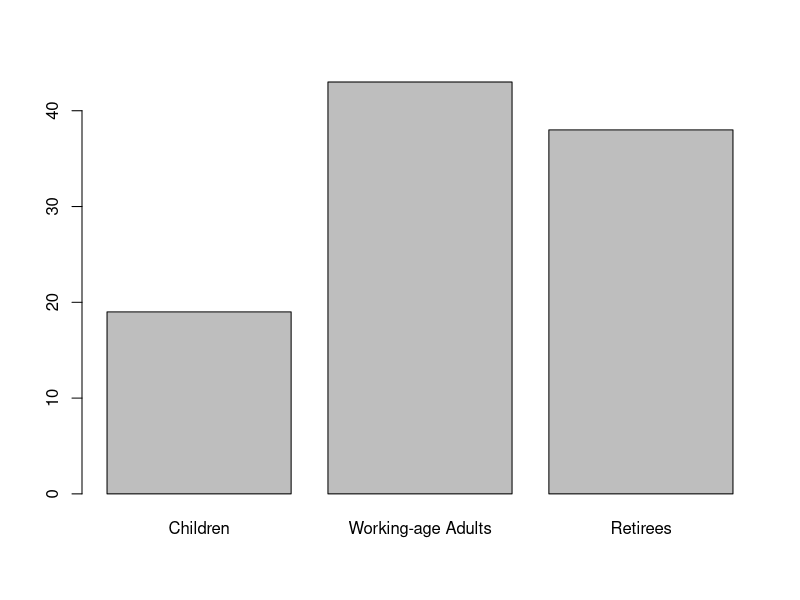
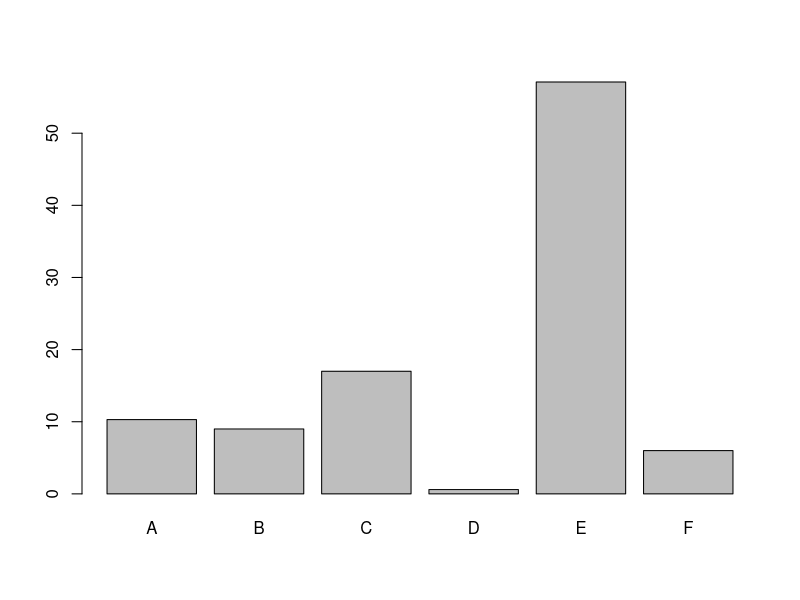
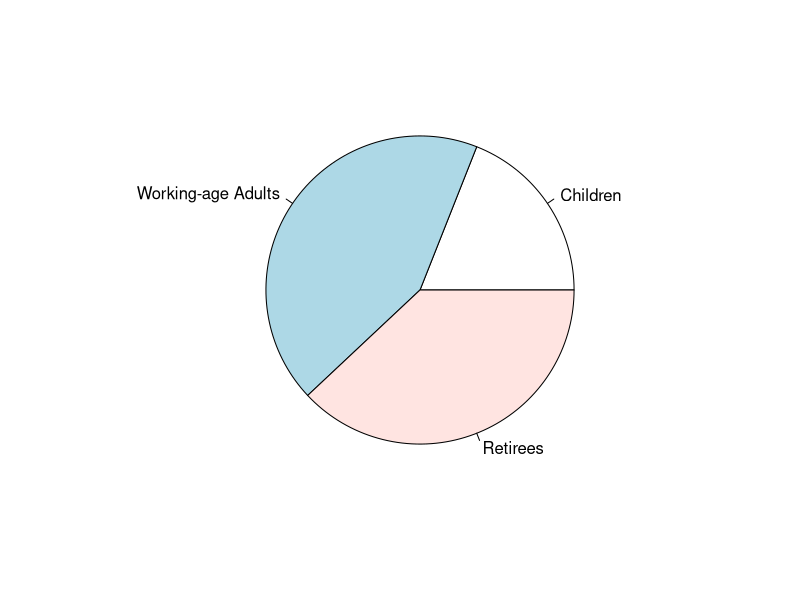
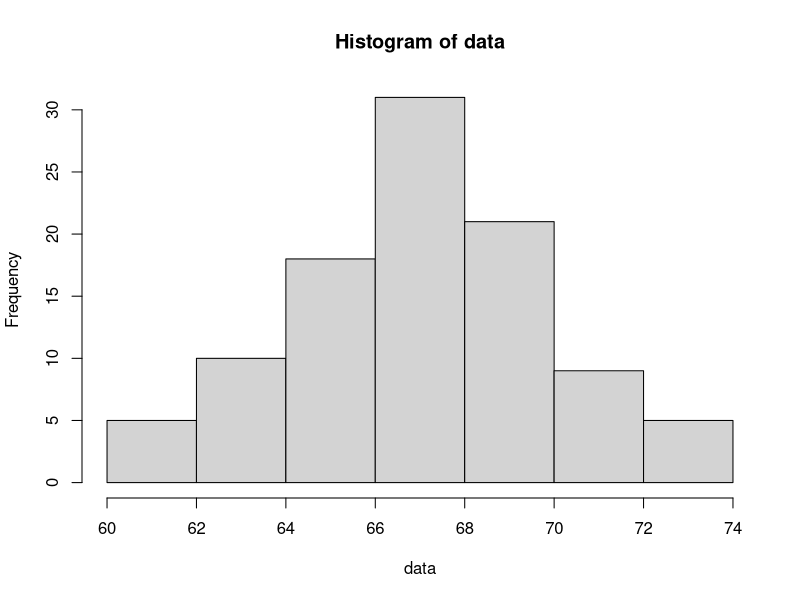
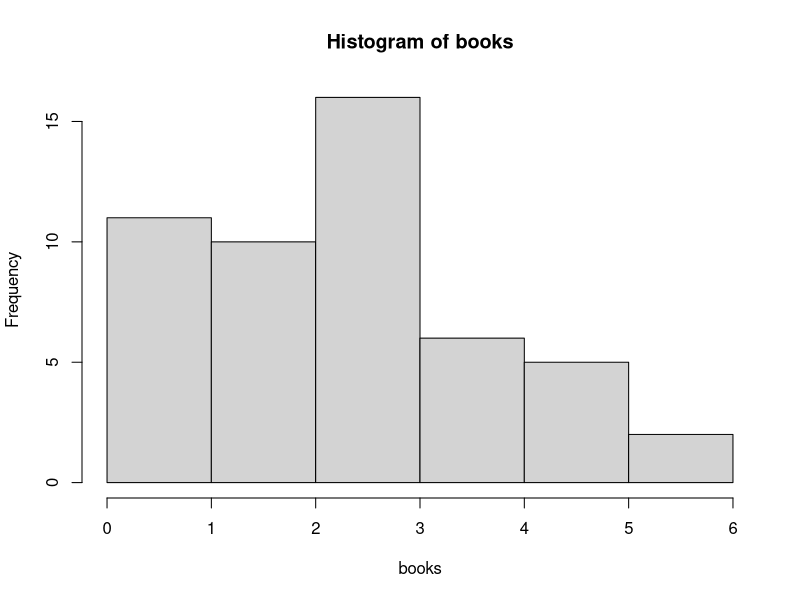
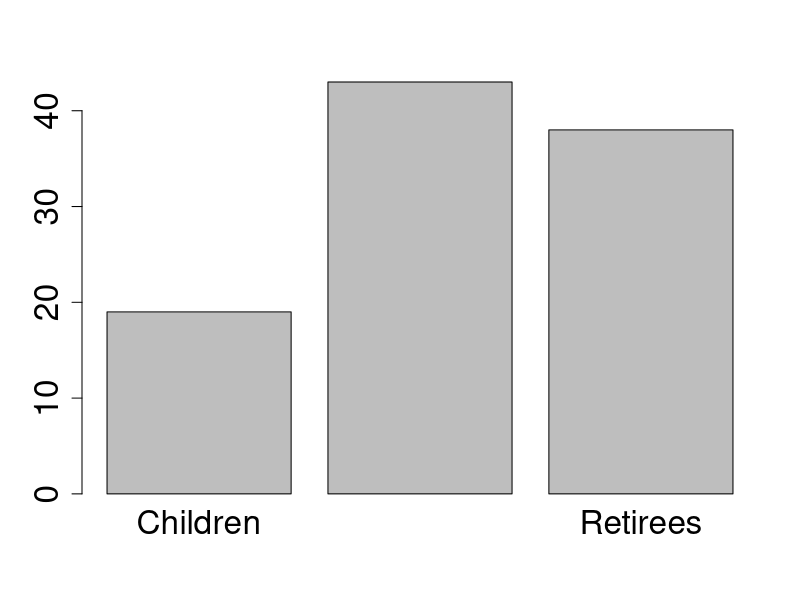
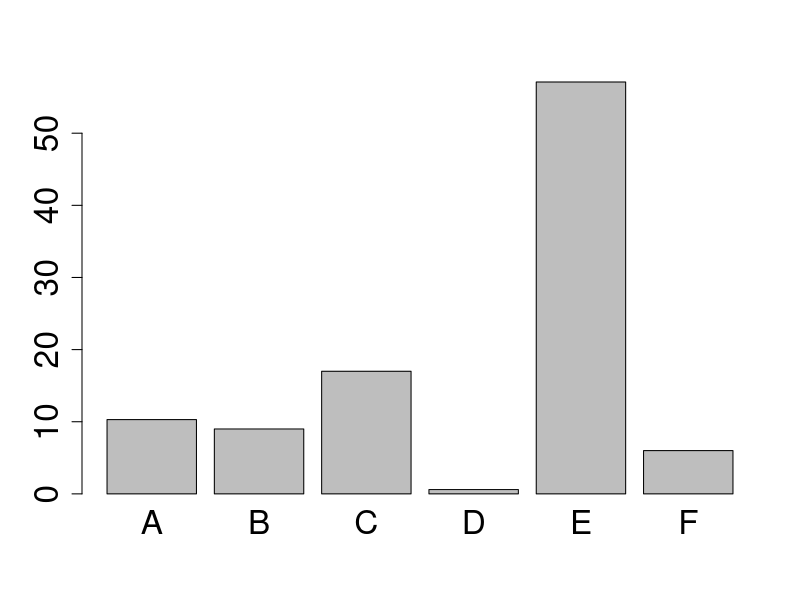
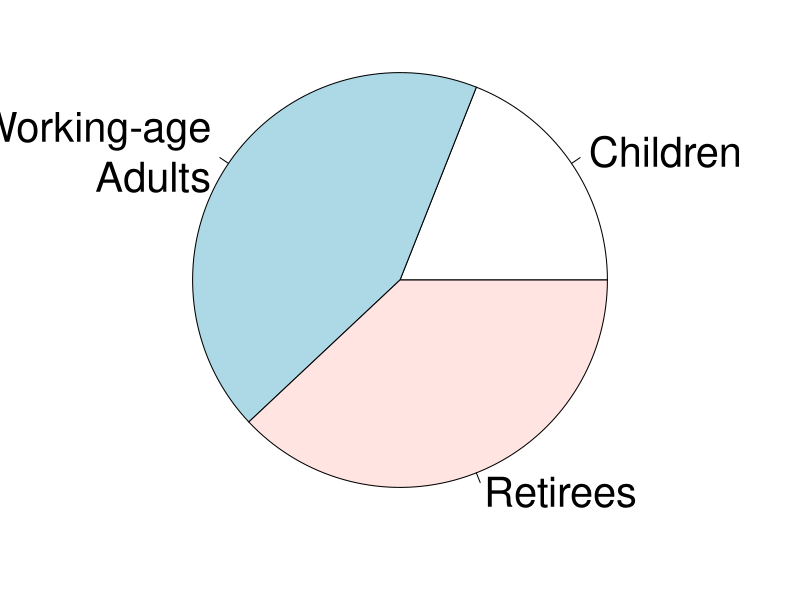

Here is the R script that generated these plots, in order:
# Relative Frequency for Face-to-Face Modality
42/75

# Relative Frequency for Online Modality
26/75

# Relative Frequency for Hybrid Modality
7/75

## To Do: Example Video with missing relative frequency

proportions = c(19, 43, 38)
age_groups = c("Children", "Working-age Adults", "Retirees")

barplot(height = proportions, names = age_groups)

png("park_city_barchart.png", width = 1000, height = 500)

proportions = c(19, 43, 38)
age_groups = c("Children", "Working-age Adults", "Retirees")

barplot(height = proportions, names = age_groups, cex.names = 2, cex.axis = 2)

dev.off()

APproportion = c(10.3, 9.0, 17.0, 0.6, 57.1, 6.0)
race = c("A", "B", "C", "D", "E", "F")

barplot(height = APproportion, names = race)

png("ap_examinees_barchart.png", width = 1000, height = 500)

APproportion = c(10.3, 9.0, 17.0, 0.6, 57.1, 6.0)
race = c("A", "B", "C", "D", "E", "F")

barplot(height = APproportion, names = race, cex.names = 2, cex.axis = 2)

dev.off()

proportions = c(19, 43, 38)
age_groups = c("Children", "Working-age Adults", "Retirees")

pie(proportions, labels = age_groups)

png("park_city_piechart.png", width = 1000, height = 1000)

par(mar = c(2, 0, 0, 0))

proportions = c(19, 43, 38)
age_groups = c("Children", "Working-age\nAdults", "Retirees")

pie(proportions, labels = age_groups, cex = 2.5)

dev.off()

png("pie_vs_bar.png", width = 1000, height = 1000)

a <- matrix(c(17, 18, 20, 22, 23,
                20, 20, 19, 21, 20,
                23, 22, 20, 18, 17), nrow=3, byrow=T)
  titles <- c("A", "B", "C")
  cols <- c("#173f5f", "#20639b", "#3caea3", "#f6d55c", "tomato2")
  
  defaultmar <- par()$mar
  layout(matrix(c(1,3,5,
                  2,4,6), nrow=2, byrow=T), height=c(1,1))       
  par(cex=2)
  par(font=1)
  par(las=1)
  par(font.axis=1)
  par(mgp=c(1,1,0))
  
  for (i in 1:nrow(a)) {
    par(mar=c(0,0,2,0))
    pie(a[i,], init=90, clockwise=T, col=cols, radius=0.8)
    title(main=titles[i], line=0)
    par(mar=defaultmar+c(-2,-1.5,-4,-0.5))
    par(mgp=c(0,0.5,0))
    barplot(a[i,], horiz=F, xlim=c(0,10), ylim=c(0,25), col=cols, border=1,
            names.arg=1:5, space=0.8, axes=F)
    par(mgp=c(0,1,0))
  
    
    axis(2)
  }

dev.off()

#**VID=hHDvzYoxWHI**#

data = c(60, 60.5, 61, 61, 61.5, 63.5, 63.5, 63.5, 64, 64, 64, 64, 64, 64, 64, 64.5, 64.5, 64.5, 64.5, 64.5, 64.5, 64.5, 64.5, 66, 66, 66, 66, 66, 66, 66, 66, 66, 66, 66.5, 66.5, 66.5, 66.5, 66.5, 66.5, 66.5, 66.5, 66.5, 66.5, 66.5, 67, 67, 67, 67, 67, 67, 67, 67, 67, 67, 67, 67, 67.5, 67.5, 67.5, 67.5, 67.5, 67.5, 68, 68, 69, 69, 69, 69, 69, 69, 69, 69, 69, 69, 69.5, 69.5, 69.5, 69.5, 69.5, 70, 70, 70, 70, 70, 70, 70.5, 70.5, 70.5, 71, 71, 71, 72, 72, 72, 72.5, 72.5, 73, 73.5, 74)

hist(data)

png("soccer_hist.png", width = 1000, height = 500)

par(mgp = c(4, 1, 0), mar = c(5, 6, 5, 0))
data = c(60, 60.5, 61, 61, 61.5, 63.5, 63.5, 63.5, 64, 64, 64, 64, 64, 64, 64, 64.5, 64.5, 64.5, 64.5, 64.5, 64.5, 64.5, 64.5, 66, 66, 66, 66, 66, 66, 66, 66, 66, 66, 66.5, 66.5, 66.5, 66.5, 66.5, 66.5, 66.5, 66.5, 66.5, 66.5, 66.5, 67, 67, 67, 67, 67, 67, 67, 67, 67, 67, 67, 67, 67.5, 67.5, 67.5, 67.5, 67.5, 67.5, 68, 68, 69, 69, 69, 69, 69, 69, 69, 69, 69, 69, 69.5, 69.5, 69.5, 69.5, 69.5, 70, 70, 70, 70, 70, 70, 70.5, 70.5, 70.5, 71, 71, 71, 72, 72, 72, 72.5, 72.5, 73, 73.5, 74)

hist(data, cex.lab = 2.5, cex.axis = 2, cex.main = 2.5, col = "gray70")

dev.off()

books = c(0, 0, 1, 1, 1, 1, 1, 1, 1, 1, 1, 2, 2, 2, 2, 2, 2, 2, 2, 2, 2, 3, 3, 3, 3, 3, 3, 3, 3, 3, 3, 3, 3, 3, 3, 3, 3, 4, 4, 4, 4, 4, 4, 5, 5, 5, 5, 5, 6, 6)

hist(books)

png("books_hist.png", width = 1000, height = 500)

par(mgp = c(4, 1, 0), mar = c(5, 6, 5, 0))
books = c(0, 0, 1, 1, 1, 1, 1, 1, 1, 1, 1, 2, 2, 2, 2, 2, 2, 2, 2, 2, 2, 3, 3, 3, 3, 3, 3, 3, 3, 3, 3, 3, 3, 3, 3, 3, 3, 4, 4, 4, 4, 4, 4, 5, 5, 5, 5, 5, 6, 6)

hist(books, cex.lab = 2.5, cex.axis = 2, cex.main = 2.5, col = "gray70")

dev.off()

png("books_bar.png", width = 1000, height = 500)

par(mgp = c(4, 1, 0), mar = c(5, 6, 5, 0))
books = c(0, 0, 1, 1, 1, 1, 1, 1, 1, 1, 1, 2, 2, 2, 2, 2, 2, 2, 2, 2, 2, 3, 3, 3, 3, 3, 3, 3, 3, 3, 3, 3, 3, 3, 3, 3, 3, 4, 4, 4, 4, 4, 4, 5, 5, 5, 5, 5, 6, 6)

freq = c()
lab = c()
for (j in 0:6) {
    freq = append(freq, sum(books == j))
    lab = append(lab, paste0(j, " books"))
}

barplot(height = freq, names = lab, 
        main = "Bar chart of books",
        ylab = "Frequency",
        xlab = "Number of Books",
        cex.lab = 2.5, cex.axis = 2, cex.names = 2, cex.main = 2.5)

dev.off()
